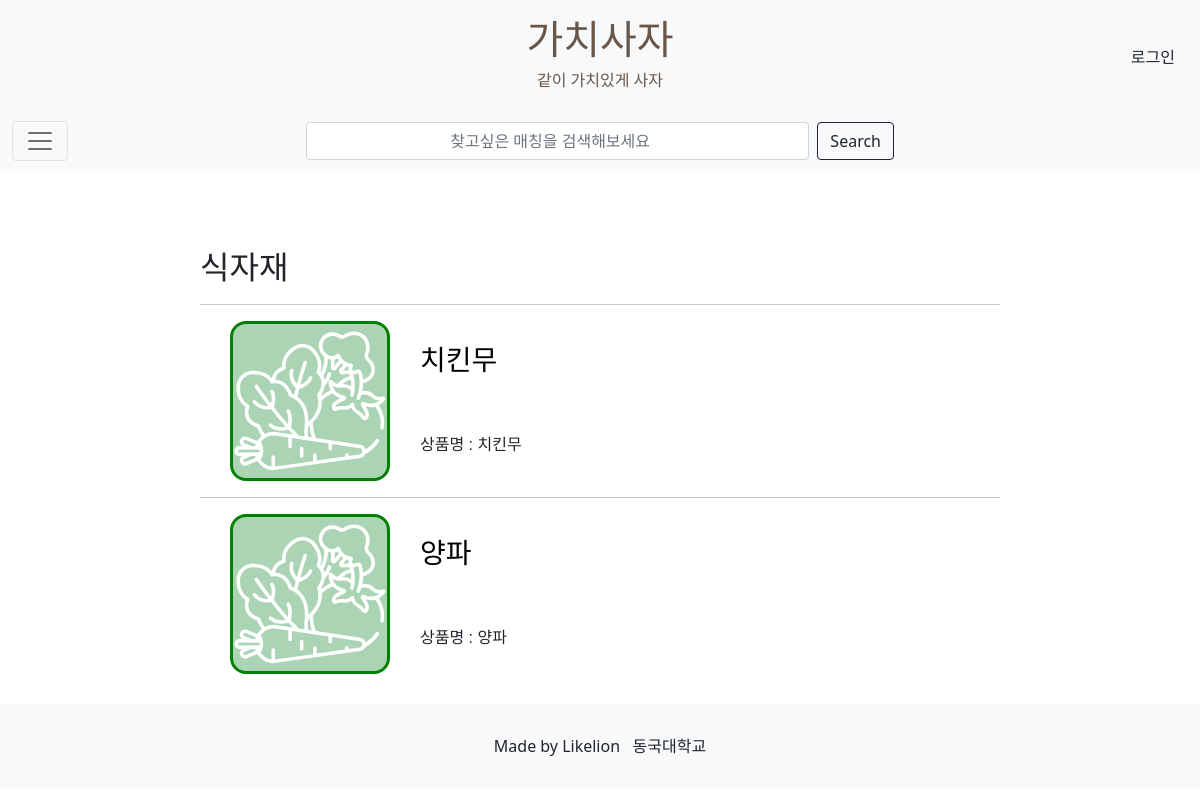
Page /posts/category/food/ on the earlier database version.
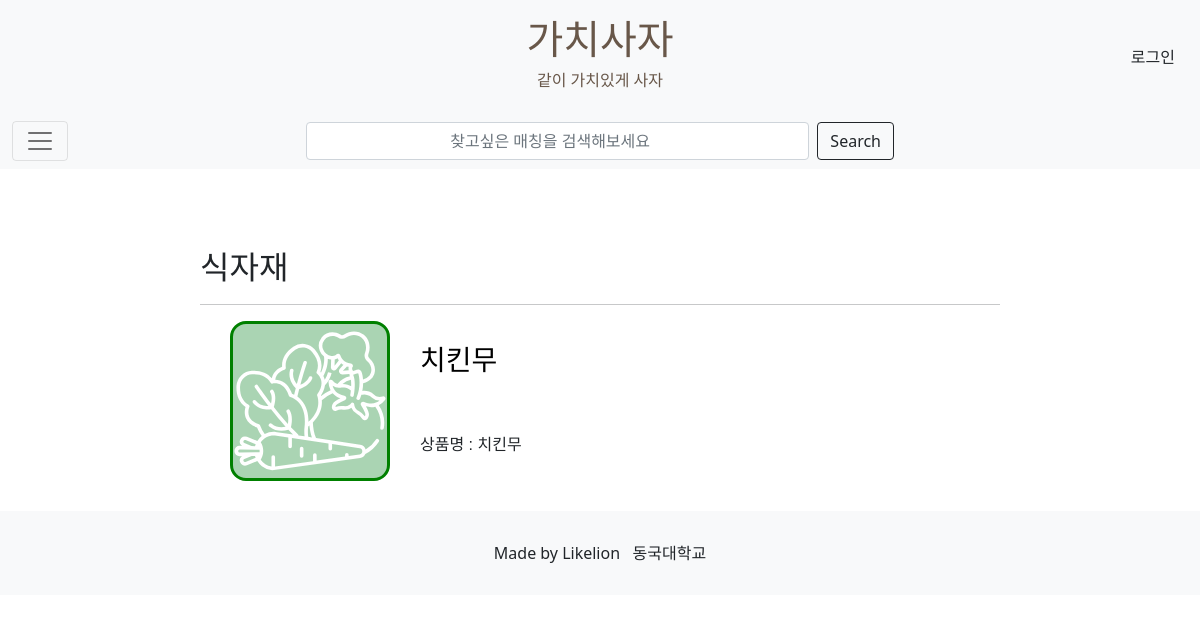
Same page on the later database version.
### posts/models.py (models this page shows, shortened)
class Post(models.Model):
    id=models.AutoField(primary_key=True)
    title = models.CharField(max_length=200)
    writer=models.ForeignKey(User,on_delete=models.CASCADE)
    quantity=models.IntegerField(default=0)
    price=models.IntegerField(default=0)
    people=models.IntegerField(default=0, null=True)
    category=models.CharField(max_length=20)

### posts/views.py (the view)
# urls.py: path('category/food/',food,name="food"),
def food(request):
    post = Post.objects.filter(category='식자재')
    return render(request,'category/food.html',{'post':post})

### posts/templates/category/food.html
{% extends 'base.html' %}
{% load static %}
{% block content %}
<section style="margin:0px 200px; margin-top:80px; font-family: 'Noto Sans KR', sans-serif;">
    <h2 style="font-family: 'Nanum Gothic Coding', sans-serif;">식자재</h2>
    {%for post in post%}
    <hr>
    <div style="display:flex; margin: 10px 0px; height: 20vh;">
        <div style="overflow:hidden;margin:0px 30px;width:20vh; height:20vh; border:solid green 3px; border-radius:10%; background-color:#aad4b3;">
            <img src="../../../static/images/vegetable_icon.svg" style="width:100%; height:100%;" alt="food">
        </div>
        <div style="display:flex; flex-direction: column; justify-content: space-around;">
            <a href="{%url 'posts:detail' post.id%}" style="text-decoration:none; ">
                <h3 style="color:black; font-family: 'Nanum Gothic Coding', sans-serif;">{{post.title}}</h3>
            </a>
            상품명 : {{post.title}}
        </div>
    </div>
    {%endfor%}
</section>
{% endblock %}

Differences in the rows shown:
removed Post: title "양파"
